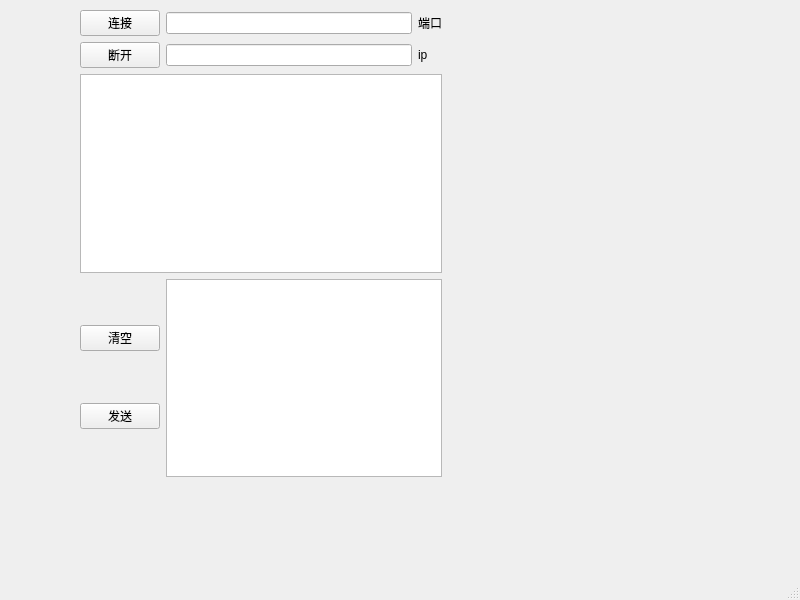
<?xml version="1.0" encoding="UTF-8"?>
<ui version="4.0">
 <class>wise_client</class>
 <widget class="QMainWindow" name="wise_client">
  <property name="geometry">
   <rect>
    <x>0</x>
    <y>0</y>
    <width>800</width>
    <height>600</height>
   </rect>
  </property>
  <property name="windowTitle">
   <string>MainWindow</string>
  </property>
  <widget class="QWidget" name="centralwidget">
   <widget class="QWidget" name="">
    <property name="geometry">
     <rect>
      <x>80</x>
      <y>10</y>
      <width>362</width>
      <height>467</height>
     </rect>
    </property>
    <layout class="QVBoxLayout" name="verticalLayout_2">
     <item>
      <layout class="QGridLayout" name="gridLayout">
       <item row="0" column="0">
        <widget class="QPushButton" name="btn_connect">
         <property name="text">
          <string>连接</string>
         </property>
        </widget>
       </item>
       <item row="0" column="1">
        <widget class="QLineEdit" name="host_ip"/>
       </item>
       <item row="0" column="2">
        <widget class="QLabel" name="label">
         <property name="text">
          <string>端口</string>
         </property>
        </widget>
       </item>
       <item row="1" column="0">
        <widget class="QPushButton" name="btn_disconnect">
         <property name="text">
          <string>断开</string>
         </property>
        </widget>
       </item>
       <item row="1" column="1">
        <widget class="QLineEdit" name="lineEdit_ports"/>
       </item>
       <item row="1" column="2">
        <widget class="QLabel" name="label_2">
         <property name="text">
          <string>ip</string>
         </property>
        </widget>
       </item>
      </layout>
     </item>
     <item>
      <widget class="QTextEdit" name="mes_recode"/>
     </item>
     <item>
      <layout class="QHBoxLayout" name="horizontalLayout">
       <item>
        <layout class="QVBoxLayout" name="verticalLayout">
         <item>
          <widget class="QPushButton" name="btn_clear">
           <property name="text">
            <string>清空</string>
           </property>
          </widget>
         </item>
         <item>
          <widget class="QPushButton" name="btn_send">
           <property name="text">
            <string>发送</string>
           </property>
          </widget>
         </item>
        </layout>
       </item>
       <item>
        <widget class="QTextEdit" name="mes_send"/>
       </item>
      </layout>
     </item>
    </layout>
   </widget>
  </widget>
  <widget class="QMenuBar" name="menubar">
   <property name="geometry">
    <rect>
     <x>0</x>
     <y>0</y>
     <width>800</width>
     <height>26</height>
    </rect>
   </property>
  </widget>
  <widget class="QStatusBar" name="statusbar"/>
 </widget>
 <resources/>
 <connections/>
</ui>
